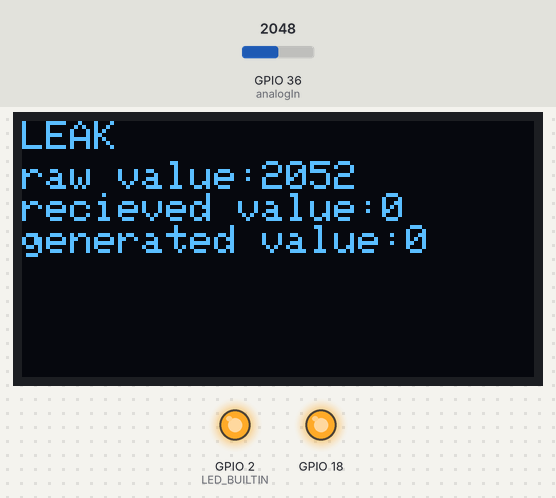
The program below on a simulated ESP32. On the bench: 128×64 one-colour display, output pins drawn as LEDs (lit = HIGH). The test bench sets the inputs (shaded band); at power-on: GPIO 36 (analogIn) = 2048 (analog values on the 0–4095 scale). What the program prints to the serial monitor is not drawn.

Above: at 1.5 s.
1.6 s: GPIO 36 (analogIn) set to 1961
At 2.9 s:
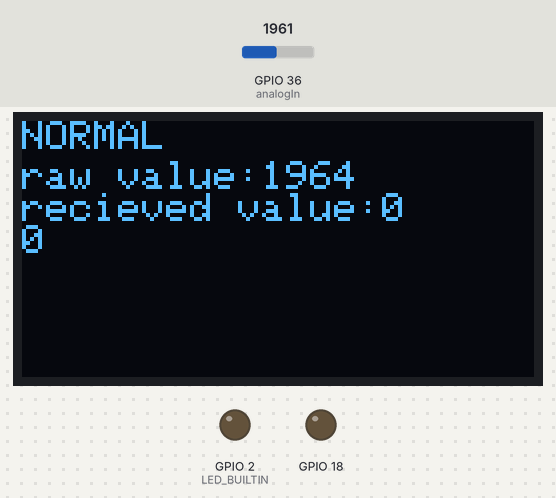
3.5 s: GPIO 36 (analogIn) set to 2040
At 5.0 s:
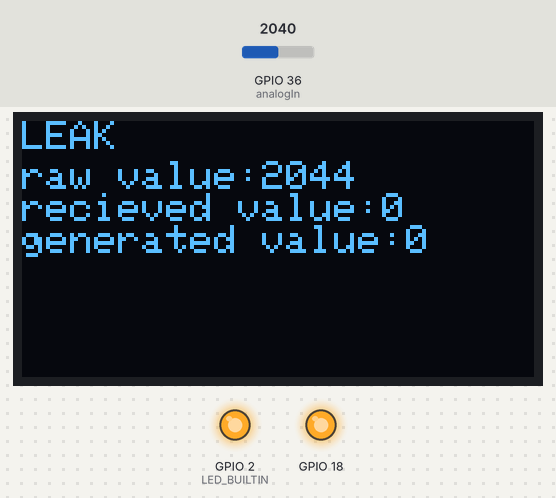
7.1 s: GPIO 36 (analogIn) set to 2047
At 8.0 s:
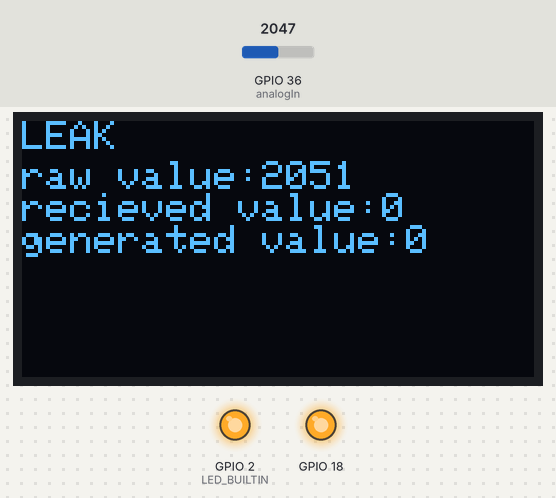
Timing chart, 0 to 10.0 s (numbered marks = the images above; inputs shaded):
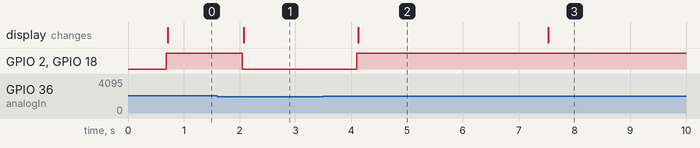

Measured:
- the behaviour switches between 1997 and 1996 on GPIO 36 (analogIn) (found by bisection; images 0 and 1)
- after the input at 1.6 s, GPIO 2 (LED_BUILTIN), GPIO 18: HIGH → LOW after 0.45 s; the display: changes after 0.48 s (image 1)
- after the input at 3.5 s, GPIO 2 (LED_BUILTIN), GPIO 18: LOW → HIGH after 0.60 s; the display: changes after 0.62 s (image 2)
- after the input at 7.1 s, the display: changes after 0.44 s (image 3)

The program:

main.cpp
```cpp
// oled ve pio icin kutuphaneler dahil edildi
#include <Adafruit_GFX.h>
#include <Adafruit_SSD1306.h>
#include <Arduino.h>
//esp-now protokolu icin gerekli kutuphaneler
#include <esp_now.h>
#include <WiFi.h>
// i2c kutuphanesi icin gerekli
#include <Wire.h>

// reset pini kullanilmiyor fakat i2c kutuphanesi icin gerekli
#define OLED_RESET 4
Adafruit_SSD1306 display(OLED_RESET);

// gonderilecek veri icin gerekli struct yapisi
// verici cihazdaki struct yapisi ile eslesmeli
typedef struct struct_message {
    int id; // verici cihaza ait unique id
    int x;
    int y;
} struct_message;

struct_message myData;

// gelen verileri ayri ayri tutmak icin gerekli olan struct yapisi
struct_message board1;
//struct_message board2;
//struct_message board3;

// kart arrayi, kart sayisi arttikca eklenebilir
struct_message boardsStruct[1] = {board1};

// veri geldiginde caliscak callback fonksiyonu
void OnDataRecv(const uint8_t * mac_addr, const uint8_t *incomingData, int len) {
  char macStr[18];
  Serial.print("Packet received from: ");
  snprintf(macStr, sizeof(macStr), "%02x:%02x:%02x:%02x:%02x:%02x",
           mac_addr[0], mac_addr[1], mac_addr[2], mac_addr[3], mac_addr[4], mac_addr[5]);
  Serial.println(macStr);
  memcpy(&myData, incomingData, sizeof(myData));
  Serial.printf("Board ID %u: %u bytes\n", myData.id, len);
  // struct yapisinin guncellenmesi
  boardsStruct[myData.id-1].x = myData.x;
  boardsStruct[myData.id-1].y = myData.y;
  Serial.printf("x value: %d \n", boardsStruct[myData.id-1].x);
  Serial.printf("y value: %d \n", boardsStruct[myData.id-1].y);
  Serial.println();
}

// pin and constant value assignees
const int analogIn = A0;
int rawValue = 0;
double voltage = 0;
double rawSum = 0;
int limit = 2000;

void displayValues(){

  rawSum = analogRead(analogIn);
  analogReadResolution(12);

  // ornekleme
  for (int i = 0; i < 500; i++){
      rawSum += analogRead(analogIn);
  }

  rawValue = rawSum/500;
  voltage = (rawValue / 4096.0) * 3300; // sensoru besleyen kaynagin voltaji onemli
  Serial.print("adc value = " );        // adc value
  Serial.print(rawValue);
  Serial.print("\n");
  Serial.print("mvolts = ");    // shows the voltage measured
  Serial.print(voltage,0);
  Serial.print("\n");
  delay(300);

  display.clearDisplay();         // clear display
  display.setTextColor(WHITE);    //set color
  display.setTextSize(1);         //set font size
  display.setCursor(0,0);         //set cursor coordinates

  if (rawValue<limit){             // limitleme -degerle ilgilenilecek-
    digitalWrite(LED_BUILTIN, LOW);
    digitalWrite(18, LOW);
    display.print("NORMAL");
    display.setCursor(0,10);
    display.print("raw value:");
    display.print(rawValue);
    display.print("\n");
    display.print("recieved value:");
    display.print(boardsStruct[0].x);
    display.print("\n");
    display.print(boardsStruct[0].y);
    display.print("\n");
  }
  else {
    digitalWrite(LED_BUILTIN, HIGH);
    digitalWrite(18, HIGH);
    display.print("LEAK");
    display.setCursor(0,10);
    display.print("raw value:");
    display.print(rawValue);
    display.print("\n");
    display.print("recieved value:");
    display.print(boardsStruct[0].x);
    display.print("\n");
    display.print("generated value:");
    display.print(boardsStruct[0].y);
    display.print("\n");
  }
}

void setup() {
  pinMode (LED_BUILTIN, OUTPUT);
  pinMode (18, OUTPUT);
  Wire.begin();
  display.begin(SSD1306_SWITCHCAPVCC, 0x3C);   // oled i2c adress 0x3C
  Serial.begin(115200);
  // cihaz wifi station olarak kuruldu
  WiFi.mode(WIFI_STA);
  // Init ESP-NOW
  if (esp_now_init() != ESP_OK) {
    Serial.println("Error initializing ESP-NOW");
    return;
  }
  esp_now_register_recv_cb(OnDataRecv);

  delay(300);                // sensorun stabil hale gelmesi icin delay
}

void loop() {
  displayValues();
  display.display();
  delay(300);
  }
```
